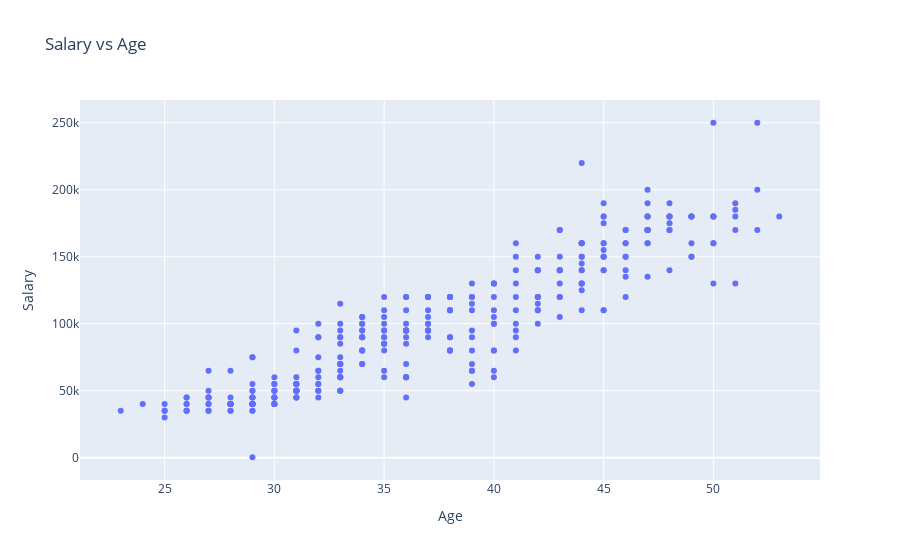
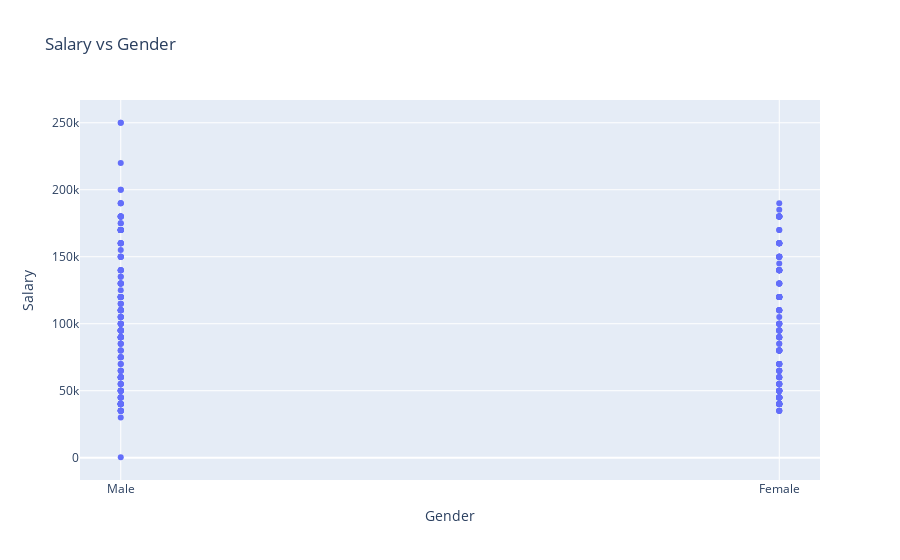
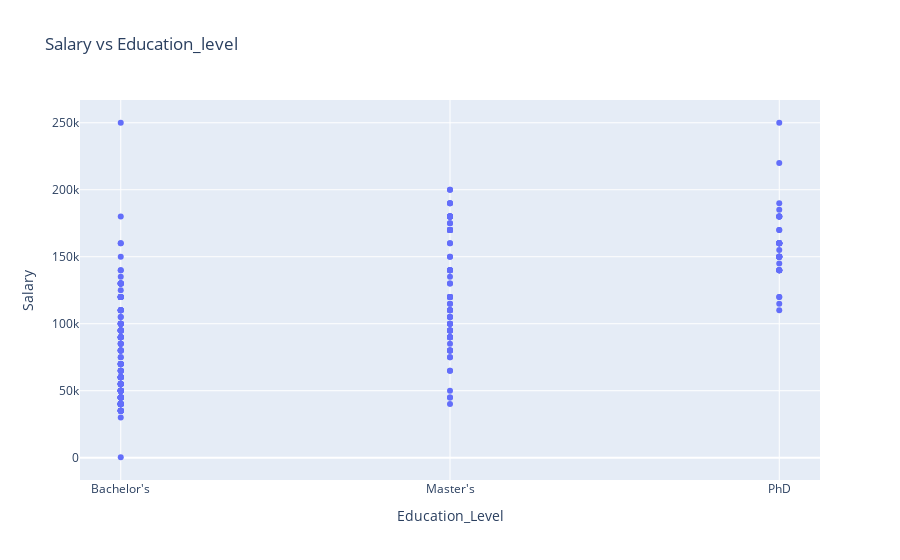
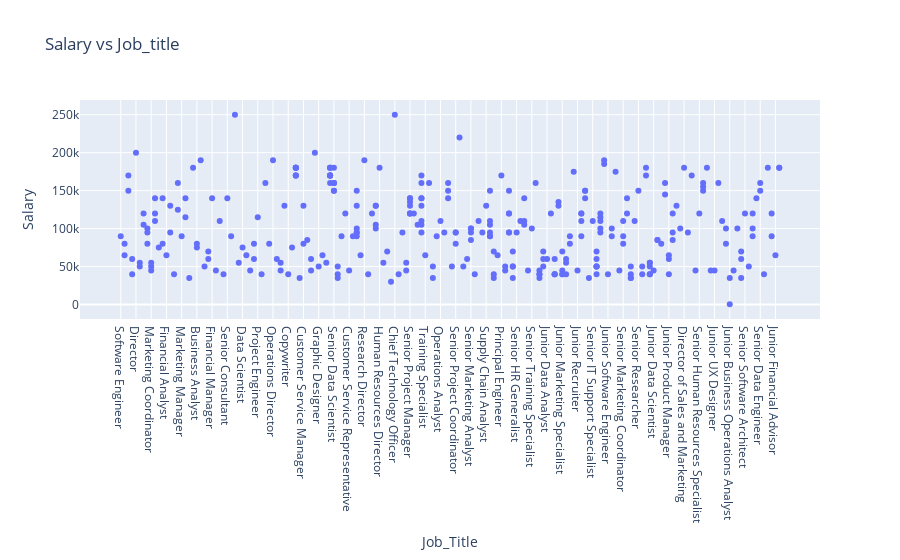

These figures' notebook cell, in order:
### Code cell
# Korelasyon grafikleri
columns = ['Age', 'Gender', 'Education_Level', 'Job_Title','Years_of_Experience']

for col in columns:
    fig = px.scatter(df, x=col, y='Salary', title=f'Salary vs {col.capitalize()}')
    fig.show()

### Figure 1 — Plotly figure (JSON) as saved in the notebook; plotly's stock layout.template omitted (floating-point values rounded to 4 significant figures; data arrays with more than 128 entries replaced by an {"elided": "..."} marker saying what was removed)
{"data": [{"hovertemplate": "Age=%{x}<br>Salary=%{y}<extra></extra>", "legendgroup": "", "marker": {"color": "#636efa", "symbol": "circle"}, "mode": "markers", "name": "", "orientation": "v", "showlegend": false, "type": "scatter", "x": {"elided": "324 int values"}, "xaxis": "x", "y": {"elided": "324 int values"}, "yaxis": "y"}], "layout": {"legend": {"tracegroupgap": 0}, "title": {"text": "Salary vs Age"}, "xaxis": {"anchor": "y", "domain": [0, 1], "title": {"text": "Age"}}, "yaxis": {"anchor": "x", "domain": [0, 1], "title": {"text": "Salary"}}}}

### Figure 2 — Plotly figure (JSON) as saved in the notebook; plotly's stock layout.template omitted (floating-point values rounded to 4 significant figures; data arrays with more than 128 entries replaced by an {"elided": "..."} marker saying what was removed)
{"data": [{"hovertemplate": "Gender=%{x}<br>Salary=%{y}<extra></extra>", "legendgroup": "", "marker": {"color": "#636efa", "symbol": "circle"}, "mode": "markers", "name": "", "orientation": "v", "showlegend": false, "type": "scatter", "x": {"elided": "324 str values"}, "xaxis": "x", "y": {"elided": "324 int values"}, "yaxis": "y"}], "layout": {"legend": {"tracegroupgap": 0}, "title": {"text": "Salary vs Gender"}, "xaxis": {"anchor": "y", "domain": [0, 1], "title": {"text": "Gender"}}, "yaxis": {"anchor": "x", "domain": [0, 1], "title": {"text": "Salary"}}}}

### Figure 3 — Plotly figure (JSON) as saved in the notebook; plotly's stock layout.template omitted (floating-point values rounded to 4 significant figures; data arrays with more than 128 entries replaced by an {"elided": "..."} marker saying what was removed)
{"data": [{"hovertemplate": "Education_Level=%{x}<br>Salary=%{y}<extra></extra>", "legendgroup": "", "marker": {"color": "#636efa", "symbol": "circle"}, "mode": "markers", "name": "", "orientation": "v", "showlegend": false, "type": "scatter", "x": {"elided": "324 str values"}, "xaxis": "x", "y": {"elided": "324 int values"}, "yaxis": "y"}], "layout": {"legend": {"tracegroupgap": 0}, "title": {"text": "Salary vs Education_level"}, "xaxis": {"anchor": "y", "domain": [0, 1], "title": {"text": "Education_Level"}}, "yaxis": {"anchor": "x", "domain": [0, 1], "title": {"text": "Salary"}}}}

### Figure 4 — Plotly figure (JSON) as saved in the notebook; plotly's stock layout.template omitted (floating-point values rounded to 4 significant figures; data arrays with more than 128 entries replaced by an {"elided": "..."} marker saying what was removed)
{"data": [{"hovertemplate": "Job_Title=%{x}<br>Salary=%{y}<extra></extra>", "legendgroup": "", "marker": {"color": "#636efa", "symbol": "circle"}, "mode": "markers", "name": "", "orientation": "v", "showlegend": false, "type": "scatter", "x": {"elided": "324 str values"}, "xaxis": "x", "y": {"elided": "324 int values"}, "yaxis": "y"}], "layout": {"legend": {"tracegroupgap": 0}, "title": {"text": "Salary vs Job_title"}, "xaxis": {"anchor": "y", "domain": [0, 1], "title": {"text": "Job_Title"}}, "yaxis": {"anchor": "x", "domain": [0, 1], "title": {"text": "Salary"}}}}
